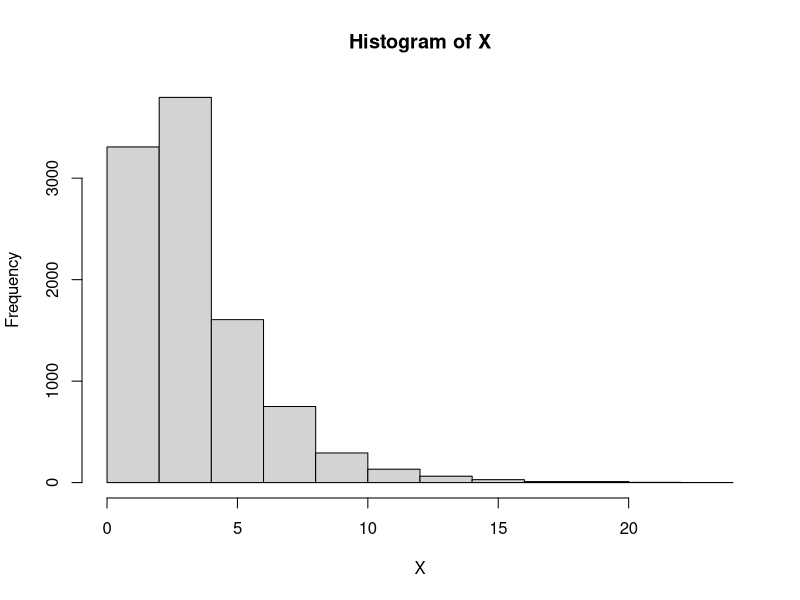
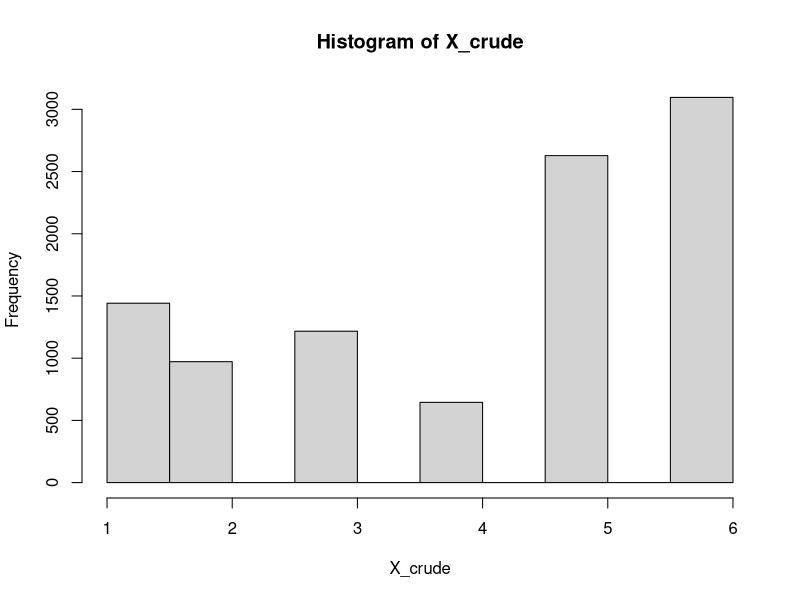

Write the R code that produced these figures, in order. (Note: this script raises an error after producing the figures.)
### OEVELSE 2

U=runif(10000,0,1)
X = (log(U)/log(1-1/3))+1
hist(X)



# crude
p = c(7/48,5/48,1/8,1/16,1/4,5/16)
X_crude = vector('numeric',6)
p1 = sum(p[1])
p2 = sum(p[1:2])
p3 = sum(p[1:3])
p4 = sum(p[1:4])
p5 = sum(p[1:5])
p6 = sum(p[1:6])


for ( i in 1:length(U)){
  if (U[i]<=p1){
    X_crude[i]=1
  } else if (U[i]<=p2){
    X_crude[i]=2
  } else if (U[i]<=p3){
    X_crude[i]=3
  } else if (U[i]<=p4){
    X_crude[i]=4
  } else if (U[i]<=p5){
    X_crude[i]=5
  } else if (U[i]<=p6){
    X_crude[i]=6
  }
}
hist(X_crude)

table(X_crude)
# regn de funde % ud

## Alias method
p = c(7/48,5/48,1/8,1/16,1/4,5/16)
FF = (6)*p
L = vector('numeric',6)
G = vector()
S = vector()
L = 1:length(L)

for ( i in 1:length(FF)){
  if (FF[i]>=1) {
    G[i] = i
  } else {
    S[i] = i
  }
}
G = G[!is.na(G)]
S = S[!is.na(S)]

while (length(S)>0){
  k = G[1]
  j = S[1]
  L[j] = k
  FF[k] = FF[k]-(1-FF[j])
  if (FF[k]<1){
    G = G[!G %in% k]
    S = c(S,k)
  } else {
    S = S[!S %in% j]
  }
}
print(FF)
print(L)

U = runif(20002, 0,1)
n =6
X_alias = vector()
N = length(U)
U1 = U[seq(1,N,2)]
U2 = U[seq(2,N,2)]
N.iter = length(U)/2-1
for ( i in 1:N.iter){
  II = ceiling(n*U1[i])
  if (U2[i+1]<=FF[II]){
    X_alias[i] = II
  } else {
    X_alias[i] = L[II]
  }
}

hist(X_alias)
# Rejection method
U=runif(10000,0,1)
X = vector()
Y = ceiling(runif(10000,0,6))
U = runif(10000,0,1)
p = c(7/48,5/48,1/8,1/16,1/4,5/16)
q = c(1/6,1/6,1/6,1/6,1/6,1/6)
C = max (p/q)
for (i in 1:10000){
  J = Y[i]
  if (U[i] < p[J]/(q[J]*C)){
    X = c(X,Y[i])
  }
}
Freq_of_output = length(X)/10000

X_Rejection = X
hist(X_Rejection)



### Test if Crude and Rejection are the same

t.test(X_crude,X_Rejection) # we can't reject H_0
t.test(X_crude,X_alias) # we can't reject H_0
t.test(X_alias,X_Rejection) # we can't reject H_0
